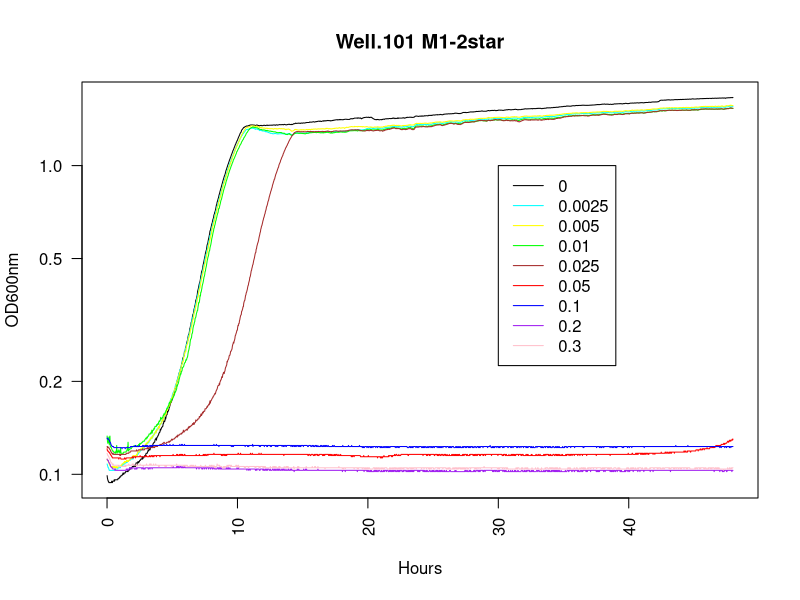
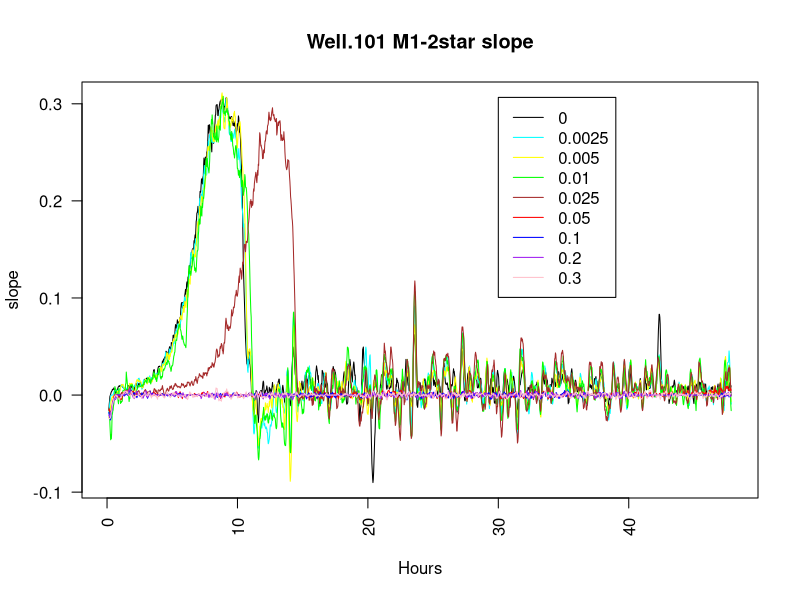
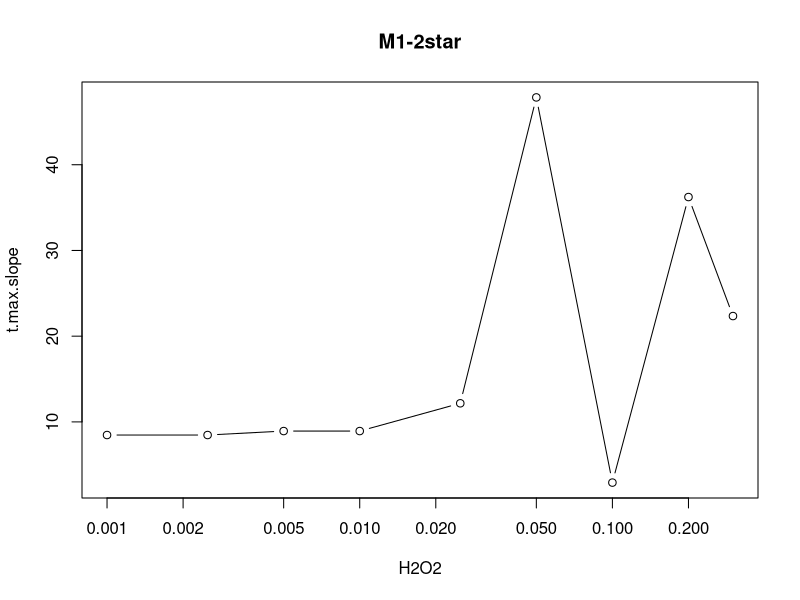
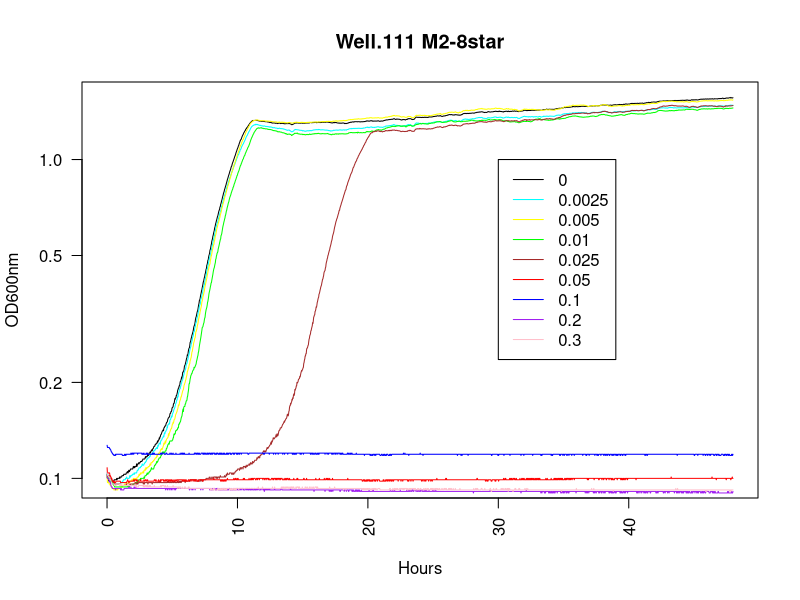
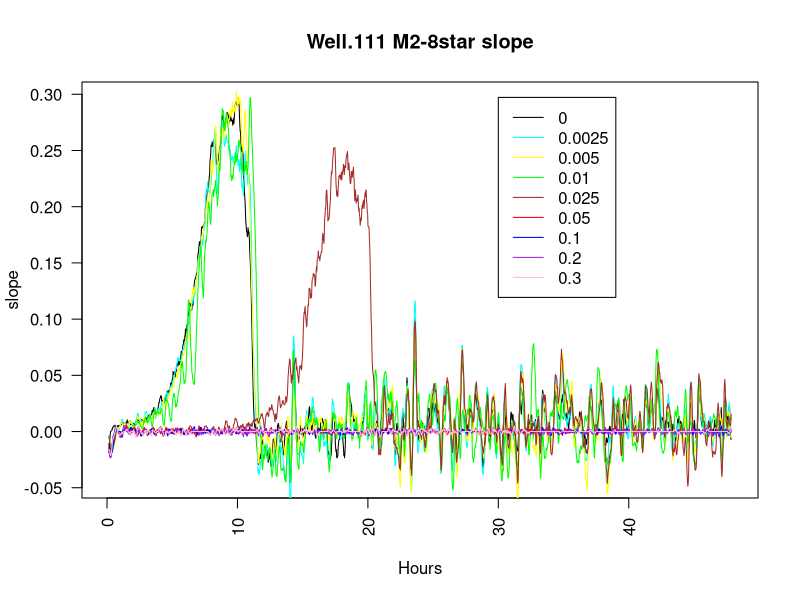
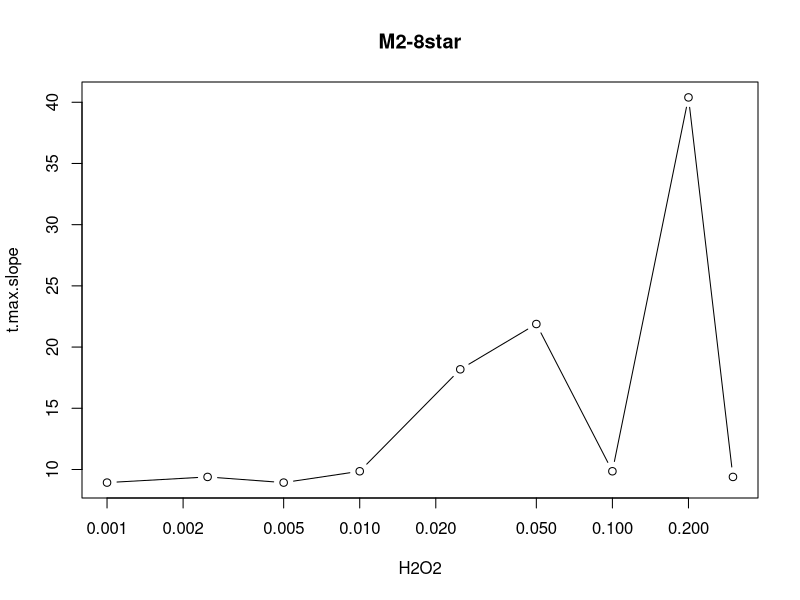
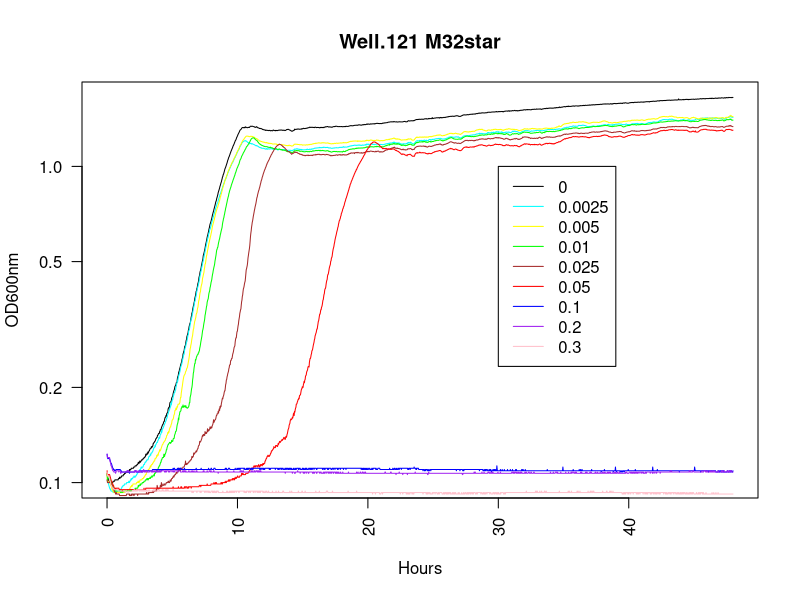
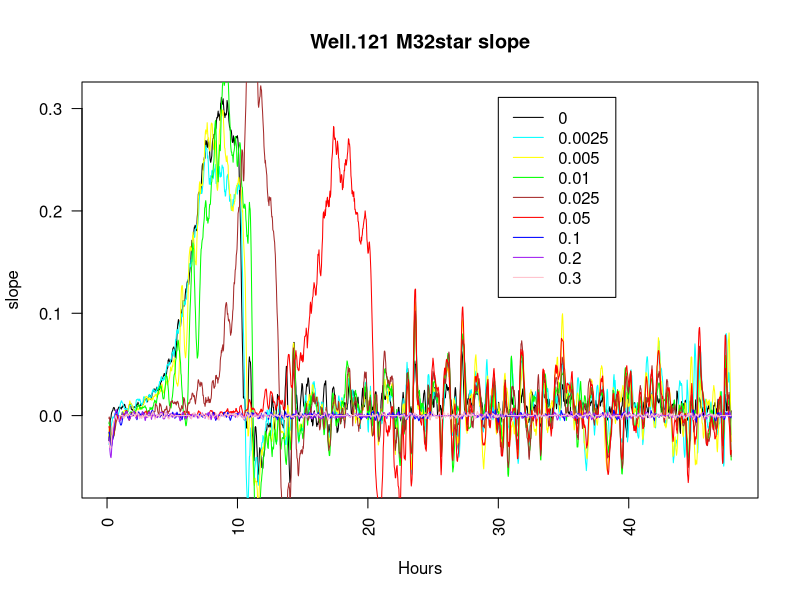

The R script that drew these images, in order:
debug = 0; 

find.slope = function( xin, yin, window) {
 halfwindow = floor( window /2 )
 end = length(xin) - halfwindow
 xout = (halfwindow+1):end;
 yout = (halfwindow+1):end;
 count = 1
 for ( i in (halfwindow+1):end ) {
   pos = (i-halfwindow):(i+halfwindow)
   m = lm( yin[pos] ~ xin[pos] )
   xout[count]  = xin[i]
   yout[count] = m$coeff[2]
   count = count + 1;
 }
 return(data.frame(cbind(xout,yout)) )
}

tb = read.csv( "Feb15,2011.H2O2.titration.12.star.strain.csv");
tb = tb[!is.na(tb[,1]), ] #remove empty spots

#change time to numerica values
tb$Time = as.character(tb$Time)
bb = strsplit(tb$Time, ":")
tb$Hrs <- sapply(bb,function(x){as.numeric(x[1])+as.numeric(x[2])/60 + as.numeric(x[3])/3600 })

tbw =	read.csv("wells.Feb15.H2O2.bioscreen.csv", colClasses=c(NA,"character", NA, NA, NA));
tbw$wells2 = paste("Wells", tbw$Wells, sep='.')

window = 10;
groups = 13;
mycolors = c("black", "cyan", "yellow","green", "brown", "red","blue","purple","pink", "orange", "navy" )

myH2O2 = unique(tbw[,3], na.rm=T)
myH2O2 = myH2O2[! is.na(myH2O2)] / 100
myDilutions = unique( tbw[,5])

tbslope = tb; 
tbw$t.max.slope = NA; #time of max slope

myxlim = c(0, max(tb$Hrs))
myylim = c(0, 1.8)
pdf("bioscreen.H2O2.Feb8,2011.logY.pdf", width=8, height=8)
for ( g in 0:groups){
	#first plot wildtype
   mywell = names(tb)[g*window + 2]
   mystrain = tbw$Strain[g*window + 1]
   #plot( tb[ ,g*window + 2] ~ tb$Hrs, main=paste('group', g, mywell, mystrain))
   plot( tb[ ,g*window + 2] ~ tb$Hrs, main=paste( mywell, mystrain), type='l',xlab='Hours', ylab='OD600nm', las=2, xlim=myxlim, log='y' )
      
   res = find.slope( tb$Hrs, tb[ ,g*window + 2], window )
   tbslope[ ,  g*window + 2 ] = c( res$yout, rep(NA, length(tb[,1]) - length(res$yout)))   
   tbslope$time = c( res$xout, rep(NA, length(tb[,1]) - length(res$yout))) 
   
   lo = lowess( res$xout, res$yout, f=1/10 )
	tbw$t.max.slope[g*window + 1] = lo$x[lo$y==max(lo$y, na.rm=T)][1]
	
	for( i in 2:(window-1)) {
		lines( tb[ ,g*window + i + 1] ~ tb$Hrs, col=mycolors[i]);
 
      	res = find.slope( tb$Hrs, tb[ ,g*window + i + 1], window )
      	tbslope[ , g*window + i + 1] = c( res$yout, rep(NA, length(tb[,1]) - length(res$yout)))   
   		lo = lowess( res$xout, res$yout, f=1/10 )
		tbw$t.max.slope[g*window + i] = lo$x[lo$y==max(lo$y, na.rm=T)][1]
 	}
	
	if ( g < 12) {
 	 legend( 30 , 1 ,legend=myH2O2, col=mycolors, lty=1);
 	} else {
 	 legend( 30 , 1 ,legend=myDilutions, col=mycolors, lty=1);
 	}
	
	my.ylim = c(0, max(tbslope[,2]*2.0 ))
	
	plot( tbslope[ ,g*window + 2] ~ tbslope$time, type='l',main=paste( mywell, mystrain, 'slope'), xlab='Hours', ylab='slope', las=2,xlim=myxlim)
	for( i in 2:(window-1)) {
		lines( tbslope[ ,g*window + i + 1] ~ tbslope$time, col=mycolors[i]);
  	}

   myy = max( tbslope[ ,g*window + 2], na.rm=T )
	if ( g < 12) {
 	 legend( 30 , myy ,legend=myH2O2, col=mycolors, lty=1);
 	} else {
 	 legend( 30 , myy ,legend=myDilutions, col=mycolors, lty=1);
 	}

   sub = tbw[ (g*window+1) : (g*window+9)  , ]
	if ( g < 12) {
 	 	sub$H2O2 = sub[,3]/100
   	sub$H2O2[sub$H2O2==0] = 0.001
 		plot( sub$t.max.slope ~ sub$H2O2, log='x', type='b', main=paste(mystrain), xlab='H2O2', ylab='t.max.slope' )
 	} else {
 		plot( sub$t.max.slope ~ sub$Dilutions, log='x', type='b', main=paste(mystrain), xlab='Dilutions', ylab='t.max.slope' )
 	}			
}
dev.off()

write.csv(tbslope, "_slope.H2O2Feb14Exp.032111.csv");
write.csv(tbw, "_out.summary.H2O2Feb14Exp.032111.csv");

quit("yes")
